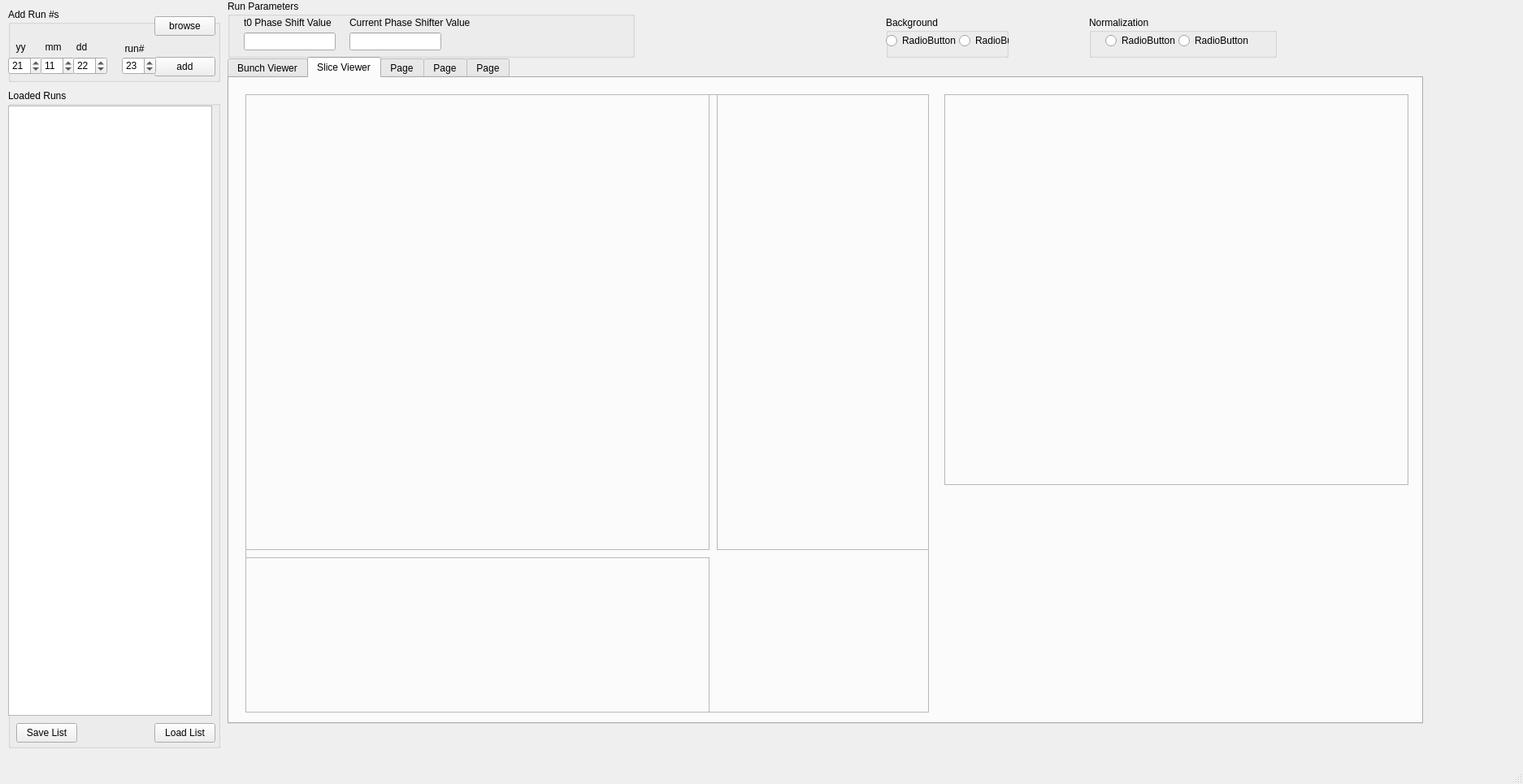
<?xml version="1.0" encoding="UTF-8"?>
<ui version="4.0">
 <class>MainWindow</class>
 <widget class="QMainWindow" name="MainWindow">
  <property name="geometry">
   <rect>
    <x>0</x>
    <y>0</y>
    <width>1874</width>
    <height>965</height>
   </rect>
  </property>
  <property name="windowTitle">
   <string>MainWindow</string>
  </property>
  <widget class="QWidget" name="centralwidget">
   <widget class="QTabWidget" name="tabWidget_main">
    <property name="geometry">
     <rect>
      <x>280</x>
      <y>70</y>
      <width>1471</width>
      <height>821</height>
     </rect>
    </property>
    <property name="currentIndex">
     <number>1</number>
    </property>
    <widget class="QWidget" name="tab_bunches">
     <attribute name="title">
      <string>Bunch Viewer</string>
     </attribute>
     <widget class="QFrame" name="frame_2dbunch">
      <property name="geometry">
       <rect>
        <x>10</x>
        <y>10</y>
        <width>591</width>
        <height>471</height>
       </rect>
      </property>
      <property name="frameShape">
       <enum>QFrame::StyledPanel</enum>
      </property>
      <property name="frameShadow">
       <enum>QFrame::Raised</enum>
      </property>
     </widget>
     <widget class="QFrame" name="frame_intspec">
      <property name="geometry">
       <rect>
        <x>10</x>
        <y>490</y>
        <width>591</width>
        <height>231</height>
       </rect>
      </property>
      <property name="frameShape">
       <enum>QFrame::StyledPanel</enum>
      </property>
      <property name="frameShadow">
       <enum>QFrame::Raised</enum>
      </property>
     </widget>
     <widget class="QFrame" name="frame_intspikes">
      <property name="geometry">
       <rect>
        <x>610</x>
        <y>10</y>
        <width>261</width>
        <height>471</height>
       </rect>
      </property>
      <property name="frameShape">
       <enum>QFrame::StyledPanel</enum>
      </property>
      <property name="frameShadow">
       <enum>QFrame::Raised</enum>
      </property>
     </widget>
     <widget class="QFrame" name="frame_pickedbunch">
      <property name="geometry">
       <rect>
        <x>900</x>
        <y>10</y>
        <width>521</width>
        <height>321</height>
       </rect>
      </property>
      <property name="frameShape">
       <enum>QFrame::StyledPanel</enum>
      </property>
      <property name="frameShadow">
       <enum>QFrame::Raised</enum>
      </property>
     </widget>
     <widget class="QRadioButton" name="radioButton_first4">
      <property name="geometry">
       <rect>
        <x>920</x>
        <y>390</y>
        <width>89</width>
        <height>20</height>
       </rect>
      </property>
      <property name="text">
       <string>First 4 Bunches</string>
      </property>
     </widget>
     <widget class="QRadioButton" name="radioButton_pick2">
      <property name="geometry">
       <rect>
        <x>920</x>
        <y>420</y>
        <width>89</width>
        <height>20</height>
       </rect>
      </property>
      <property name="text">
       <string>Pick 2</string>
      </property>
     </widget>
     <widget class="QFrame" name="frame_multiplot">
      <property name="geometry">
       <rect>
        <x>9</x>
        <y>9</y>
        <width>861</width>
        <height>711</height>
       </rect>
      </property>
      <property name="frameShape">
       <enum>QFrame::StyledPanel</enum>
      </property>
      <property name="frameShadow">
       <enum>QFrame::Raised</enum>
      </property>
     </widget>
    </widget>
    <widget class="QWidget" name="tab_slices">
     <attribute name="title">
      <string>Slice Viewer</string>
     </attribute>
     <widget class="QFrame" name="frame_2dspec">
      <property name="geometry">
       <rect>
        <x>20</x>
        <y>20</y>
        <width>571</width>
        <height>561</height>
       </rect>
      </property>
      <property name="frameShape">
       <enum>QFrame::StyledPanel</enum>
      </property>
      <property name="frameShadow">
       <enum>QFrame::Raised</enum>
      </property>
     </widget>
     <widget class="QFrame" name="frame_eslice">
      <property name="geometry">
       <rect>
        <x>20</x>
        <y>590</y>
        <width>571</width>
        <height>191</height>
       </rect>
      </property>
      <property name="frameShape">
       <enum>QFrame::StyledPanel</enum>
      </property>
      <property name="frameShadow">
       <enum>QFrame::Raised</enum>
      </property>
     </widget>
     <widget class="QFrame" name="frame_tslice">
      <property name="geometry">
       <rect>
        <x>600</x>
        <y>20</y>
        <width>261</width>
        <height>561</height>
       </rect>
      </property>
      <property name="frameShape">
       <enum>QFrame::StyledPanel</enum>
      </property>
      <property name="frameShadow">
       <enum>QFrame::Raised</enum>
      </property>
     </widget>
     <widget class="QFrame" name="frame_bigspec">
      <property name="geometry">
       <rect>
        <x>880</x>
        <y>20</y>
        <width>571</width>
        <height>481</height>
       </rect>
      </property>
      <property name="frameShape">
       <enum>QFrame::StyledPanel</enum>
      </property>
      <property name="frameShadow">
       <enum>QFrame::Raised</enum>
      </property>
     </widget>
     <widget class="QFrame" name="frame_multislice">
      <property name="geometry">
       <rect>
        <x>20</x>
        <y>20</y>
        <width>841</width>
        <height>761</height>
       </rect>
      </property>
      <property name="frameShape">
       <enum>QFrame::StyledPanel</enum>
      </property>
      <property name="frameShadow">
       <enum>QFrame::Raised</enum>
      </property>
     </widget>
    </widget>
    <widget class="QWidget" name="tab_3">
     <attribute name="title">
      <string>Page</string>
     </attribute>
    </widget>
    <widget class="QWidget" name="tab_4">
     <attribute name="title">
      <string>Page</string>
     </attribute>
    </widget>
    <widget class="QWidget" name="tab_5">
     <attribute name="title">
      <string>Page</string>
     </attribute>
    </widget>
   </widget>
   <widget class="QGroupBox" name="groupBox_addruns">
    <property name="geometry">
     <rect>
      <x>10</x>
      <y>10</y>
      <width>261</width>
      <height>91</height>
     </rect>
    </property>
    <property name="title">
     <string>Add Run #s</string>
    </property>
    <widget class="QPushButton" name="pushButton_add">
     <property name="geometry">
      <rect>
       <x>180</x>
       <y>60</y>
       <width>75</width>
       <height>24</height>
      </rect>
     </property>
     <property name="text">
      <string>add</string>
     </property>
    </widget>
    <widget class="QSpinBox" name="spinBox_year">
     <property name="geometry">
      <rect>
       <x>0</x>
       <y>60</y>
       <width>42</width>
       <height>22</height>
      </rect>
     </property>
     <property name="minimum">
      <number>10</number>
     </property>
     <property name="maximum">
      <number>99</number>
     </property>
     <property name="value">
      <number>21</number>
     </property>
    </widget>
    <widget class="QSpinBox" name="spinBox_month">
     <property name="geometry">
      <rect>
       <x>40</x>
       <y>60</y>
       <width>42</width>
       <height>22</height>
      </rect>
     </property>
     <property name="maximum">
      <number>12</number>
     </property>
     <property name="value">
      <number>11</number>
     </property>
    </widget>
    <widget class="QSpinBox" name="spinBox_day">
     <property name="geometry">
      <rect>
       <x>80</x>
       <y>60</y>
       <width>42</width>
       <height>22</height>
      </rect>
     </property>
     <property name="maximum">
      <number>31</number>
     </property>
     <property name="value">
      <number>22</number>
     </property>
    </widget>
    <widget class="QLabel" name="label_year">
     <property name="geometry">
      <rect>
       <x>0</x>
       <y>40</y>
       <width>31</width>
       <height>16</height>
      </rect>
     </property>
     <property name="text">
      <string>yy</string>
     </property>
     <property name="alignment">
      <set>Qt::AlignCenter</set>
     </property>
    </widget>
    <widget class="QLabel" name="label_month">
     <property name="geometry">
      <rect>
       <x>40</x>
       <y>40</y>
       <width>31</width>
       <height>16</height>
      </rect>
     </property>
     <property name="text">
      <string>mm</string>
     </property>
     <property name="alignment">
      <set>Qt::AlignCenter</set>
     </property>
    </widget>
    <widget class="QLabel" name="label_day">
     <property name="geometry">
      <rect>
       <x>80</x>
       <y>40</y>
       <width>21</width>
       <height>16</height>
      </rect>
     </property>
     <property name="text">
      <string>dd</string>
     </property>
     <property name="alignment">
      <set>Qt::AlignCenter</set>
     </property>
    </widget>
    <widget class="QPushButton" name="pushButton_browse">
     <property name="geometry">
      <rect>
       <x>180</x>
       <y>10</y>
       <width>75</width>
       <height>24</height>
      </rect>
     </property>
     <property name="text">
      <string>browse</string>
     </property>
    </widget>
    <widget class="QSpinBox" name="spinBox_run">
     <property name="geometry">
      <rect>
       <x>140</x>
       <y>60</y>
       <width>42</width>
       <height>22</height>
      </rect>
     </property>
     <property name="maximum">
      <number>9999</number>
     </property>
     <property name="value">
      <number>23</number>
     </property>
    </widget>
    <widget class="QLabel" name="label">
     <property name="geometry">
      <rect>
       <x>140</x>
       <y>40</y>
       <width>31</width>
       <height>20</height>
      </rect>
     </property>
     <property name="text">
      <string>run#</string>
     </property>
     <property name="alignment">
      <set>Qt::AlignCenter</set>
     </property>
    </widget>
   </widget>
   <widget class="QGroupBox" name="groupBox_normalization">
    <property name="geometry">
     <rect>
      <x>1340</x>
      <y>20</y>
      <width>231</width>
      <height>51</height>
     </rect>
    </property>
    <property name="title">
     <string>Normalization</string>
    </property>
    <widget class="QRadioButton" name="radioButton_2">
     <property name="geometry">
      <rect>
       <x>20</x>
       <y>20</y>
       <width>89</width>
       <height>20</height>
      </rect>
     </property>
     <property name="text">
      <string>RadioButton</string>
     </property>
    </widget>
    <widget class="QRadioButton" name="radioButton_4">
     <property name="geometry">
      <rect>
       <x>110</x>
       <y>20</y>
       <width>89</width>
       <height>20</height>
      </rect>
     </property>
     <property name="text">
      <string>RadioButton</string>
     </property>
    </widget>
   </widget>
   <widget class="QGroupBox" name="groupBox_background">
    <property name="geometry">
     <rect>
      <x>1090</x>
      <y>20</y>
      <width>151</width>
      <height>51</height>
     </rect>
    </property>
    <property name="title">
     <string>Background</string>
    </property>
    <widget class="QRadioButton" name="radioButton">
     <property name="geometry">
      <rect>
       <x>0</x>
       <y>20</y>
       <width>89</width>
       <height>20</height>
      </rect>
     </property>
     <property name="text">
      <string>RadioButton</string>
     </property>
    </widget>
    <widget class="QRadioButton" name="radioButton_3">
     <property name="geometry">
      <rect>
       <x>90</x>
       <y>20</y>
       <width>89</width>
       <height>20</height>
      </rect>
     </property>
     <property name="text">
      <string>RadioButton</string>
     </property>
    </widget>
   </widget>
   <widget class="QGroupBox" name="groupBox_loadedruns">
    <property name="geometry">
     <rect>
      <x>10</x>
      <y>110</y>
      <width>261</width>
      <height>811</height>
     </rect>
    </property>
    <property name="title">
     <string>Loaded Runs</string>
    </property>
    <widget class="QListWidget" name="listWidget_runs">
     <property name="geometry">
      <rect>
       <x>0</x>
       <y>20</y>
       <width>251</width>
       <height>751</height>
      </rect>
     </property>
     <property name="gridSize">
      <size>
       <width>1</width>
       <height>17</height>
      </size>
     </property>
     <property name="modelColumn">
      <number>0</number>
     </property>
     <property name="uniformItemSizes">
      <bool>true</bool>
     </property>
     <property name="currentRow">
      <number>-1</number>
     </property>
    </widget>
    <widget class="QPushButton" name="pushButton_save">
     <property name="geometry">
      <rect>
       <x>10</x>
       <y>780</y>
       <width>75</width>
       <height>24</height>
      </rect>
     </property>
     <property name="text">
      <string>Save List</string>
     </property>
    </widget>
    <widget class="QPushButton" name="pushButton_load">
     <property name="geometry">
      <rect>
       <x>180</x>
       <y>780</y>
       <width>75</width>
       <height>24</height>
      </rect>
     </property>
     <property name="text">
      <string>Load List</string>
     </property>
    </widget>
   </widget>
   <widget class="QGroupBox" name="groupBox_runparams">
    <property name="geometry">
     <rect>
      <x>280</x>
      <y>0</y>
      <width>501</width>
      <height>71</height>
     </rect>
    </property>
    <property name="title">
     <string>Run Parameters</string>
    </property>
    <widget class="QLineEdit" name="lineEdit_PSval">
     <property name="geometry">
      <rect>
       <x>150</x>
       <y>40</y>
       <width>113</width>
       <height>22</height>
      </rect>
     </property>
    </widget>
    <widget class="QLabel" name="label_t0val">
     <property name="geometry">
      <rect>
       <x>20</x>
       <y>20</y>
       <width>111</width>
       <height>16</height>
      </rect>
     </property>
     <property name="text">
      <string>t0 Phase Shift Value</string>
     </property>
    </widget>
    <widget class="QLabel" name="label_PSval">
     <property name="geometry">
      <rect>
       <x>150</x>
       <y>20</y>
       <width>151</width>
       <height>16</height>
      </rect>
     </property>
     <property name="text">
      <string>Current Phase Shifter Value</string>
     </property>
    </widget>
    <widget class="QLineEdit" name="lineEdit_t0val">
     <property name="geometry">
      <rect>
       <x>20</x>
       <y>40</y>
       <width>113</width>
       <height>22</height>
      </rect>
     </property>
    </widget>
   </widget>
  </widget>
  <widget class="QMenuBar" name="menubar">
   <property name="geometry">
    <rect>
     <x>0</x>
     <y>0</y>
     <width>1874</width>
     <height>22</height>
    </rect>
   </property>
  </widget>
  <widget class="QStatusBar" name="statusbar"/>
 </widget>
 <resources/>
 <connections/>
</ui>
